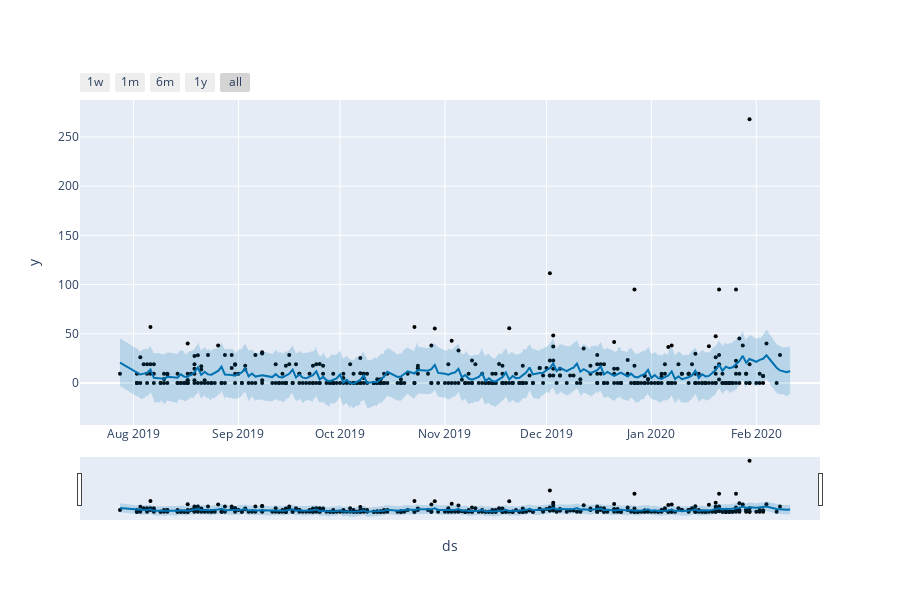

Here is the notebook cell this chart was saved with:
### Code cell
from fbprophet.plot import plot_plotly, plot_components_plotly

plot_plotly(m, forecast)

### Figure 1 — Plotly figure (JSON) as saved in the notebook; plotly's stock layout.template omitted (floating-point values rounded to 4 significant figures; data arrays with more than 128 entries replaced by an {"elided": "..."} marker saying what was removed)
{"data": [{"marker": {"color": "black", "size": 4}, "mode": "markers", "name": "Actual", "type": "scatter", "x": {"elided": "389 str values"}, "y": {"elided": "389 float values"}}, {"hoverinfo": "skip", "line": {"width": 0}, "mode": "lines", "type": "scatter", "x": {"elided": "392 str values"}, "y": {"elided": "392 float values"}}, {"fill": "tonexty", "fillcolor": "rgba(0, 114, 178, 0.2)", "line": {"color": "#0072B2", "width": 2}, "mode": "lines", "name": "Predicted", "type": "scatter", "x": {"elided": "392 str values"}, "y": {"elided": "392 float values"}}, {"fill": "tonexty", "fillcolor": "rgba(0, 114, 178, 0.2)", "hoverinfo": "skip", "line": {"width": 0}, "mode": "lines", "type": "scatter", "x": {"elided": "392 str values"}, "y": {"elided": "392 float values"}}], "layout": {"height": 600, "showlegend": false, "width": 900, "xaxis": {"rangeselector": {"buttons": [{"count": 7, "label": "1w", "step": "day", "stepmode": "backward"}, {"count": 1, "label": "1m", "step": "month", "stepmode": "backward"}, {"count": 6, "label": "6m", "step": "month", "stepmode": "backward"}, {"count": 1, "label": "1y", "step": "year", "stepmode": "backward"}, {"step": "all"}]}, "rangeslider": {"visible": true}, "title": {"text": "ds"}, "type": "date"}, "yaxis": {"title": {"text": "y"}}}}
